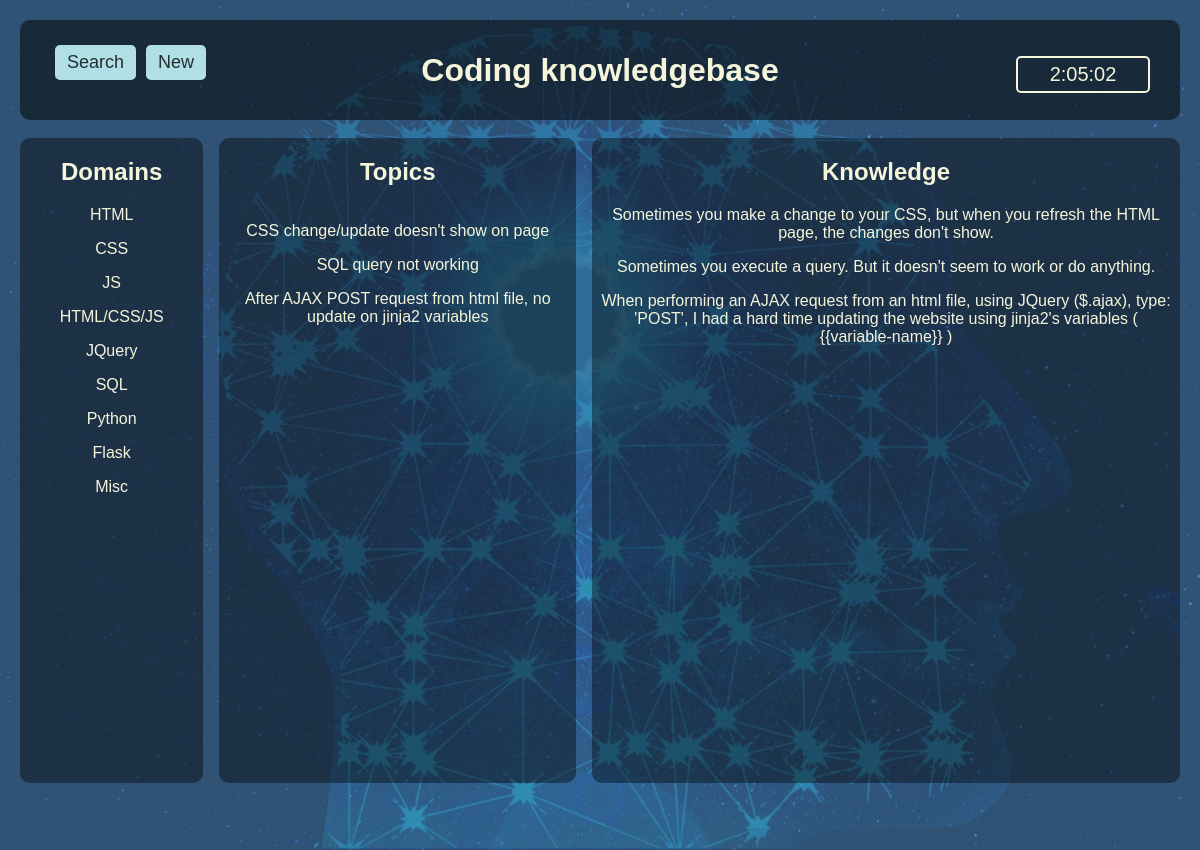
The page /dump on the database as committed earlier.
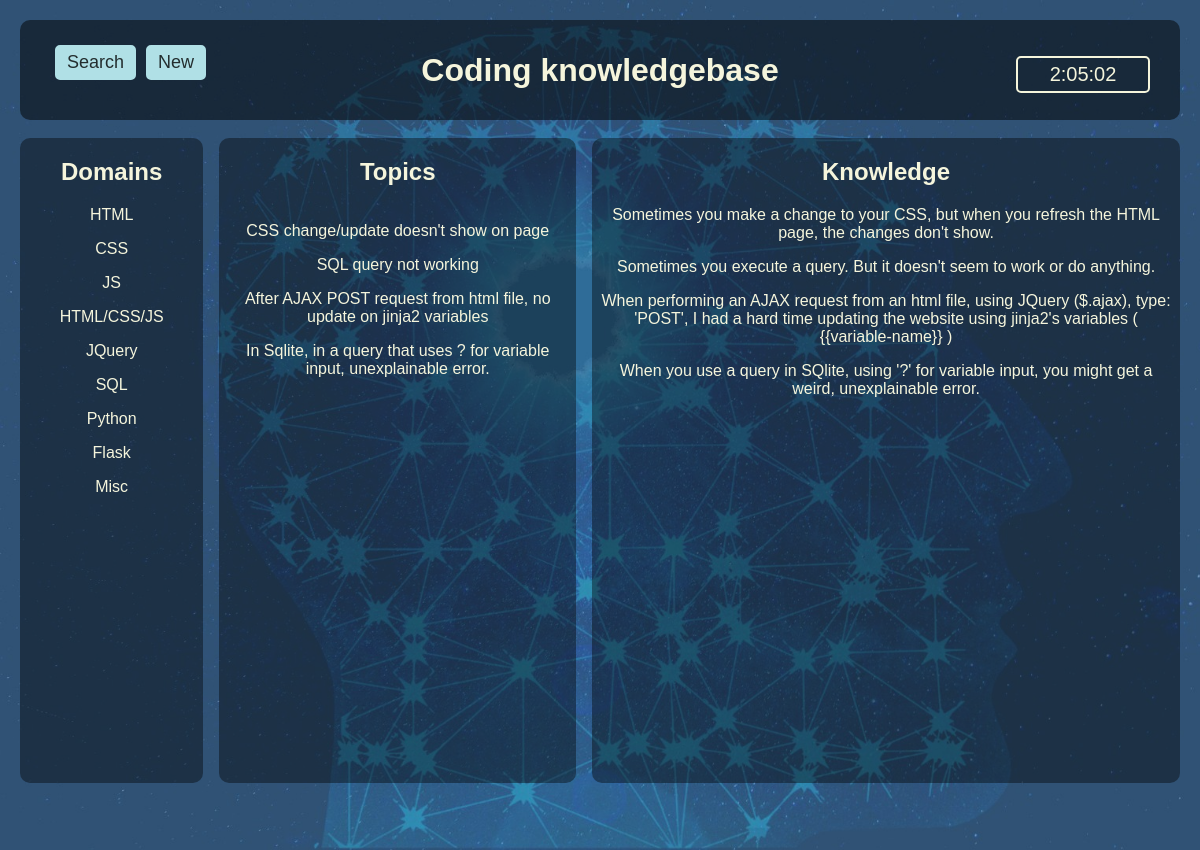
The same page on the database as committed later.
### tables this page shows
CREATE TABLE domains (
                                        domain_id integer PRIMARY KEY,
                                        name text NOT NULL                                    
                                    );

CREATE TABLE topics (
                                        topic_id integer PRIMARY KEY,
                                        name text NOT NULL,
                                        domain int,
                                        foreign key(domain) references domains(domain_id)
                                    );

CREATE TABLE knowledge (
                                        know_id integer PRIMARY KEY,
                                        domain int,
                                        topic int,
                                        problem text NOT NUll,
                                        solution text NOT NULL,
                                        foreign key(domain) references domains(domain_id),
                                        foreign key(domain) references domains(domain_id)
                                    );

### flask_app.py (the view)
@app.route('/dump',methods=['GET','POST'])
def dump():
    domain_list = []
    domain_list = get_domains()
    topic_list = []
    topic_list = get_topics()
    knowledge_list = []
    knowledge_list = get_knowledge_all()
    if request.method == "POST":
        print("todo")
    return render_template('dump.html', domain_list=domain_list, topic_list=topic_list, knowledge_list=knowledge_list)

### db.py (called while the page is built)
def connect_to_db(db_file):
    conn = None
    try:
        conn = sqlite3.connect(db_file)
        print("** Connection established")
        return conn
    except Error as e:
        print(e)
    return conn

def get_domains():
    database = "knowledge.db"
    conn = connect_to_db(database)
    c = conn.cursor()
    query = '''select name from domains'''
    c.execute(query)
    data = c.fetchall()
    output = []
    for d in data:
        output.append(d[0])
    return output

def get_topics():
    database = "knowledge.db"
    conn = connect_to_db(database)
    c = conn.cursor()
    query = '''select name, domain from topics'''
    c.execute(query)
    data = c.fetchall()
    output = []
    for d in data:
        output.append(d[0])
    return output

def get_knowledge_all():
    database = "knowledge.db"
    conn = connect_to_db(database)
    c = conn.cursor()
    query = '''select domain, topic, problem, solution from knowledge'''
    c.execute(query)
    data = c.fetchall()
    output = []
    for d in data:
        output.append(d[2])
    query = '''select name, domain from topics'''
    c.execute(query)
    data = c.fetchall()
    print(">>> TOPIC DATA : ", data)
    return output

### templates/dump.html (shortened to what this page needs)
<!DOCTYPE html>
<html lang="en">
<head>
    <link rel="stylesheet" href="/static/style.css">
</head>
<body onload="startTime()">
    <div class="container">
        <div class="top">
            <div class="top-menu">
                <a href="/"><button class="top_btn">Search</button></a>
                <a href="/new"><button class="top_btn">New</button></a>
            </div>
            <h1>Coding knowledgebase</h1>
            <div id="clock"></div>
        </div>
        <div class="main">
            <div id="index1">
                <h2>Domains</h2>
                {% for domain in domain_list %}
                    <p>{{domain}}</p>
                {% endfor %}
            </div>
            <div id="index2">
                <h2>Topics</h2>
                <div class="topic_list">
                    {% for topic in topic_list %}
                        <p>{{topic}}</p>
                    {% endfor %}
                </div>
            </div>
            <div id="knowledge">
                <h2>Knowledge</h2>
                <div class="knowledge_list">
                    {% for k in knowledge_list %}
                        <p>{{k}}</p>
                    {% endfor %}
                </div>
            </div>
        </div>
    </div>
</body>
</html>

### static/style.css (style rules this page uses)
body { font-family: 'Trebuchet MS', 'Lucida Sans Unicode', 'Lucida Grande', 'Lucida Sans', Arial, sans-serif; color: beige; margin: 0; }
.container { background-image: url("/static/img/binary3.jpg"); background-size: cover; background-repeat: no-repeat; padding-top: 10px; }
button { font-family: 'Trebuchet MS', 'Lucida Sans Unicode', 'Lucida Grande', 'Lucida Sans', Arial, sans-serif; color: rgba(0, 0, 0, 0.8); background-color: beige; font-size: 18px; border-radius: 5px; padding: 5px 10px; border-style: none; border: solid 2px beige; }
.top_btn { background-color: powderblue; border-color:powderblue; display: inline; float: left; margin-right: 10px; }
.top { background-color: rgba(0,0,0,0.5); height: 10vh; text-align: center; padding: 10px; border-radius: 10px; margin: 10px 20px 10px 20px; margin-top: 10px; }
.top-menu { position:absolute; top: 5vh; left: 50px; padding: 5px; text-align: left; }
#clock { position:absolute; top: 7vh; right: 50px; font-size: 20px; border: 2px solid beige; padding: 5px; width: 120px; border-radius: 5px; }
h1 { margin: auto; margin-top: 2.8vh; }
.main { display: flex; height: 90vh; max-width: 98vw; margin: auto; }
#index1 { height: 80vh; background-color: rgba(0,0,0,0.4); margin: 8px; padding: 5px; padding-top: 0px; width: 15%; min-width: 150px; text-align: center; border-radius: 10px; }
#index2 { height: 80vh; background-color: rgba(0,0,0,0.4); margin: 8px; padding: 5px; padding-top: 0px; width: 30%; min-width: 300px; text-align: center; border-radius: 10px; }
#knowledge { height: 80vh; background-color: rgba(0,0,0,0.4); margin: 8px; padding: 5px; padding-top: 0px; width: 50%; min-width: 400px; text-align: center; border-radius: 10px; }
.topic_list { height: 70vh; overflow-y: auto; }

Rows that differ between the two databases and show on the page:
added topics: name "In Sqlite, in a query that uses ? for variable input, unexplainable error."
added knowledge: problem "When you use a query in SQlite, using '?' for variable input, you might get a weird, unexplainable error."
